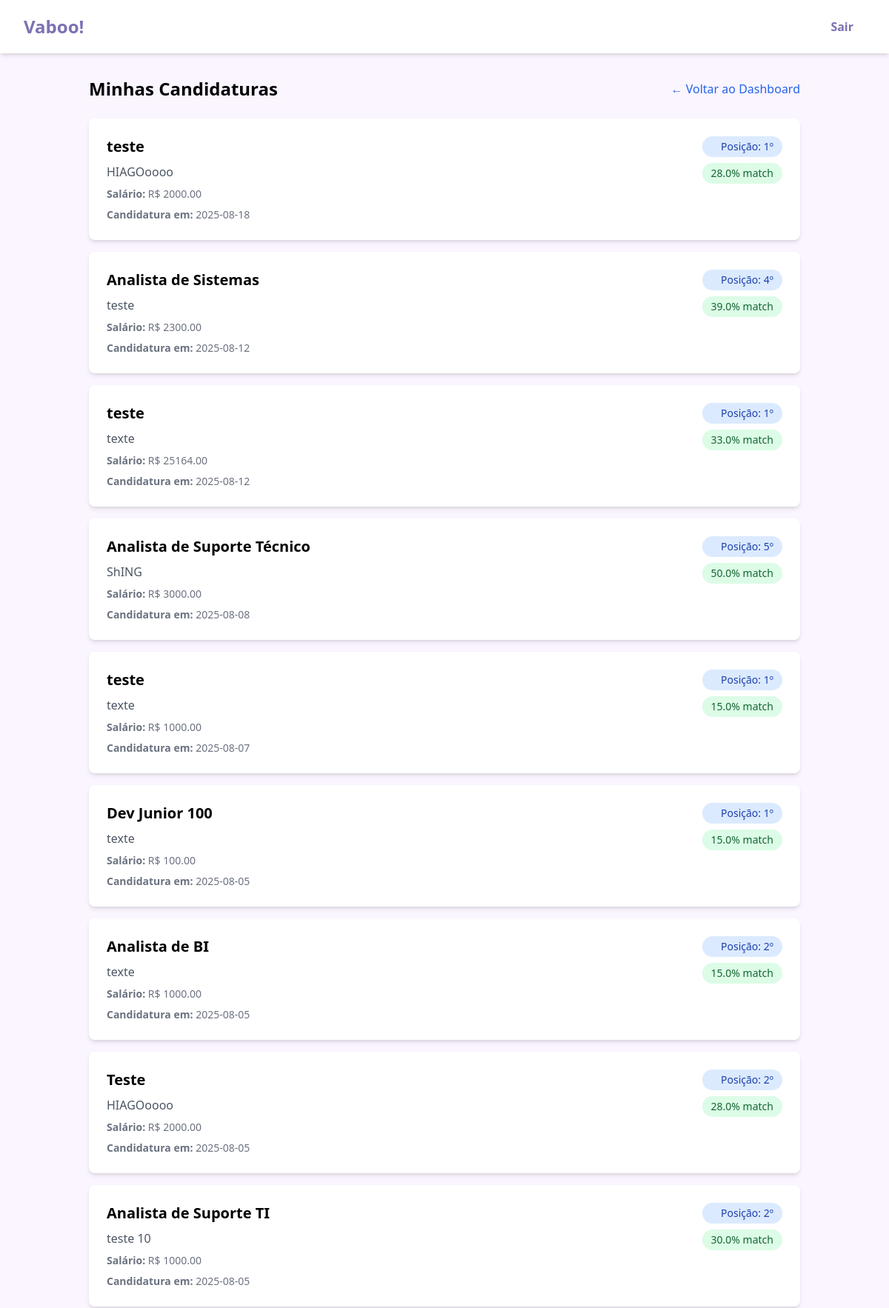
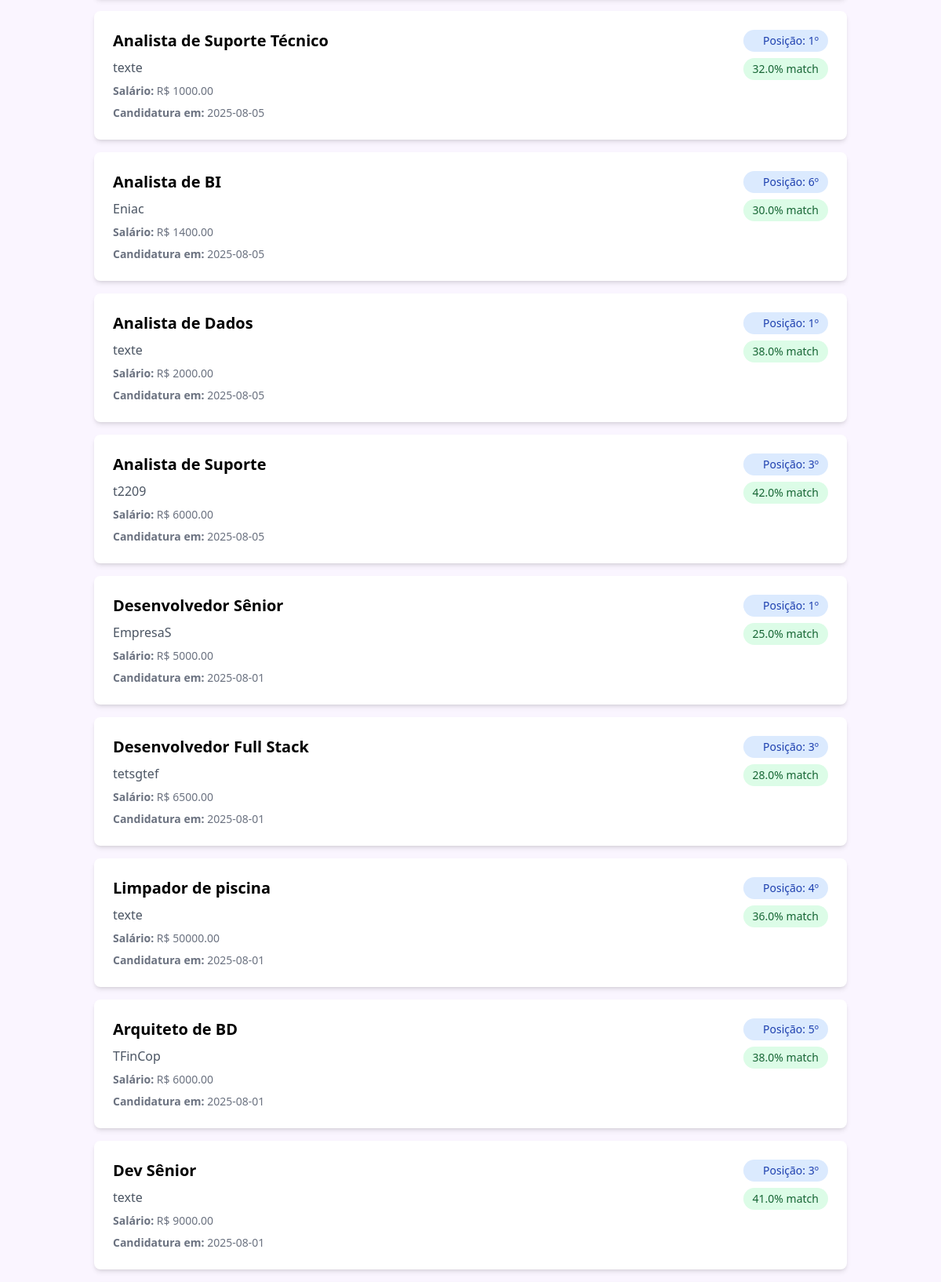
The page /minhas_candidaturas (signed in, upper part) on the database its author committed (2 pictures, top to bottom).
### tables this page shows
CREATE TABLE candidaturas (
            id INTEGER PRIMARY KEY AUTOINCREMENT,
            candidato_id INTEGER NOT NULL,
            vaga_id INTEGER NOT NULL,
            score REAL NOT NULL,
            posicao INTEGER,
            data_candidatura DATETIME DEFAULT CURRENT_TIMESTAMP,
            FOREIGN KEY (candidato_id) REFERENCES candidatos (id),
            FOREIGN KEY (vaga_id) REFERENCES vagas (id)
        );

CREATE TABLE vagas (
            id INTEGER PRIMARY KEY AUTOINCREMENT,
            empresa_id INTEGER NOT NULL,
            titulo TEXT NOT NULL,
            descricao TEXT NOT NULL,
            requisitos TEXT NOT NULL,
            salario_oferecido REAL NOT NULL,
            data_criacao DATETIME DEFAULT CURRENT_TIMESTAMP, tipo_vaga TEXT DEFAULT "Presencial", endereco_vaga TEXT, status TEXT DEFAULT "Ativa", candidato_selecionado_id INTEGER, diferenciais TEXT, data_congelamento DATE, candidato_contratado_id INTEGER, data_contratacao DATETIME, ranking_contratacao INTEGER, categoria_id INTEGER REFERENCES categorias(id), urgencia_contratacao TEXT, data_congelamento_agendado DATE, localizacao_endereco TEXT, localizacao_cidade TEXT, localizacao_estado TEXT, localizacao_cep TEXT, usar_endereco_empresa BOOLEAN DEFAULT FALSE,
            FOREIGN KEY (empresa_id) REFERENCES empresas (id)
        );

CREATE TABLE empresas (
            id INTEGER PRIMARY KEY AUTOINCREMENT,
            cnpj TEXT UNIQUE NOT NULL,
            nome TEXT NOT NULL,
            email TEXT NOT NULL,
            senha_hash TEXT NOT NULL
        , endereco TEXT, cidade TEXT, estado TEXT, cep TEXT);

### app.py (the view)
@app.route('/minhas_candidaturas')
def minhas_candidaturas():
    if 'candidato_id' not in session:
        return redirect(url_for('login_candidato'))
    conn = get_db_connection()
    cursor = conn.cursor()
    cursor.execute(
        '''
        SELECT v.id, v.titulo, e.nome as empresa_nome, v.salario_oferecido,
               ca.score, ca.posicao, ca.data_candidatura,
               DATE(ca.data_candidatura) as data_formatada
        FROM candidaturas ca
        JOIN vagas v ON ca.vaga_id = v.id
        JOIN empresas e ON v.empresa_id = e.id
        WHERE ca.candidato_id = ?
        ORDER BY ca.data_candidatura DESC
        ''', (session['candidato_id'], ))
    candidaturas = cursor.fetchall()
    conn.close()
    return render_template('minhas_candidaturas.html',
                           candidaturas=candidaturas)

### app.py (called while the page is built)
def get_db_connection():
    conn = sqlite3.connect('recrutamento.db',
                          timeout=60.0,
                          check_same_thread=False)
    conn.execute('PRAGMA journal_mode=WAL')
    conn.execute('PRAGMA synchronous=NORMAL')
    conn.execute('PRAGMA cache_size=10000')
    conn.execute('PRAGMA temp_store=memory')
    conn.execute('PRAGMA busy_timeout=60000')
    return conn

### templates/minhas_candidaturas.html (shortened to what this page needs)
{% extends "base.html" %}
{% block content %}
<div class="max-w-6xl mx-auto">
    <div class="flex justify-between items-center mb-6">
        <h2 class="text-2xl font-bold">Minhas Candidaturas</h2>
        <a href="{{ url_for('dashboard_candidato') }}" class="text-blue-600 hover:text-blue-800">
            ← Voltar ao Dashboard
        </a>
    </div>
    {% if candidaturas %}
        <div class="grid gap-4">
            {% for candidatura in candidaturas %}
                <div class="bg-white p-6 rounded-lg shadow-md">
                    <div class="flex justify-between items-start">
                        <div>
                            <h3 class="text-xl font-semibold mb-2">{{ candidatura[1] }}</h3>
                            <p class="text-gray-600 mb-2">{{ candidatura[2] }}</p>
                            <p class="text-sm text-gray-500 mb-2">
                                <strong>Salário:</strong> R$ {{ "%.2f"|format(candidatura[3]) }}
                            </p>
                            <p class="text-sm text-gray-500">
                                <strong>Candidatura em:</strong> {{ candidatura[6].split(' ')[0] }}
                            </p>
                        </div>
                        <div class="text-right">
                            <div class="bg-blue-100 text-blue-800 px-3 py-1 rounded-full text-sm font-medium mb-2">
                                Posição: {{ candidatura[5] }}º
                            </div>
                            <div class="bg-green-100 text-green-800 px-3 py-1 rounded-full text-sm font-medium">
                                {{ "%.1f"|format(candidatura[4]) }}% match
                            </div>
                        </div>
                    </div>
                </div>
            {% endfor %}
        </div>
    {% endif %}
</div>
{% endblock %}

### templates/base.html (style rules this page uses)
html { scroll-behavior: smooth; }

### rows shown on the page
candidaturas: titulo "teste", nome "HIAGOoooo", data_candidatura "2025-08-18", posicao "1", score "28.0"
vagas: salario_oferecido "2000.00"
candidaturas: titulo "Analista de Sistemas", nome "teste", data_candidatura "2025-08-12", posicao "4", score "39.0"
vagas: salario_oferecido "2300.00"
candidaturas: titulo "teste", nome "texte", data_candidatura "2025-08-12", posicao "1", score "33.0"
vagas: salario_oferecido "25164.00"
candidaturas: titulo "Analista de Suporte Técnico", nome "ShING", data_candidatura "2025-08-08", posicao "5", score "50.0"
vagas: salario_oferecido "3000.00"
candidaturas: titulo "teste", nome "texte", data_candidatura "2025-08-07", posicao "1", score "15.0"
vagas: salario_oferecido "1000.00"
candidaturas: titulo "Dev Junior 100", nome "texte", data_candidatura "2025-08-05", posicao "1", score "15.0"
vagas: salario_oferecido "100.00"
candidaturas: titulo "Analista de BI", nome "texte", data_candidatura "2025-08-05", posicao "2", score "15.0"
vagas: salario_oferecido "1000.00"
candidaturas: titulo "Teste", nome "HIAGOoooo", data_candidatura "2025-08-05", posicao "2", score "28.0"
vagas: salario_oferecido "2000.00"
candidaturas: titulo "Analista de Suporte TI", nome "teste 10", data_candidatura "2025-08-05", posicao "2", score "30.0"
vagas: salario_oferecido "1000.00"
candidaturas: titulo "Analista de Suporte Técnico", nome "texte", data_candidatura "2025-08-05", posicao "1", score "32.0"
vagas: salario_oferecido "1000.00"
candidaturas: titulo "Analista de BI", nome "Eniac", data_candidatura "2025-08-05", posicao "6", score "30.0"
vagas: salario_oferecido "1400.00"
candidaturas: titulo "Analista de Dados", nome "texte", data_candidatura "2025-08-05", posicao "1", score "38.0"
vagas: salario_oferecido "2000.00"
candidaturas: titulo "Analista de Suporte", nome "t2209", data_candidatura "2025-08-05", posicao "3", score "42.0"
vagas: salario_oferecido "6000.00"
candidaturas: titulo "Desenvolvedor Sênior", nome "EmpresaS", data_candidatura "2025-08-01", posicao "1", score "25.0"
vagas: salario_oferecido "5000.00"
candidaturas: titulo "Desenvolvedor Full Stack", nome "tetsgtef", data_candidatura "2025-08-01", posicao "3", score "28.0"
vagas: salario_oferecido "6500.00"
candidaturas: titulo "Limpador de piscina", nome "texte", data_candidatura "2025-08-01", posicao "4", score "36.0"
vagas: salario_oferecido "50000.00"
candidaturas: titulo "Arquiteto de BD", nome "TFinCop", data_candidatura "2025-08-01", posicao "5", score "38.0"
vagas: salario_oferecido "6000.00"
candidaturas: titulo "Dev Sênior", nome "texte", data_candidatura "2025-08-01", posicao "3", score "41.0"
vagas: salario_oferecido "9000.00"
